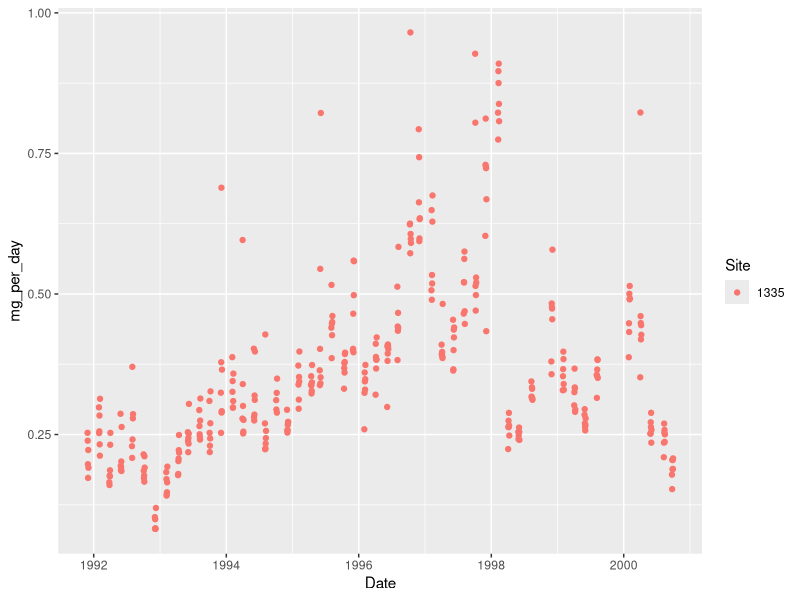
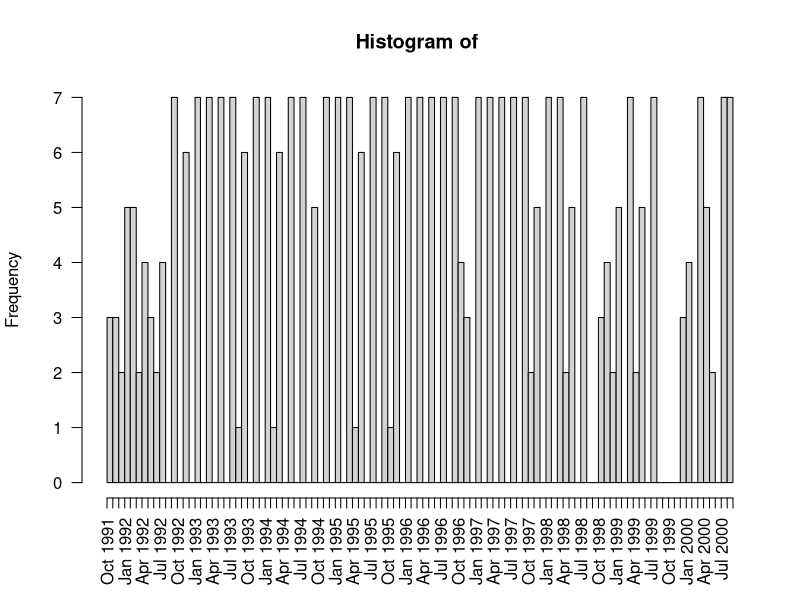
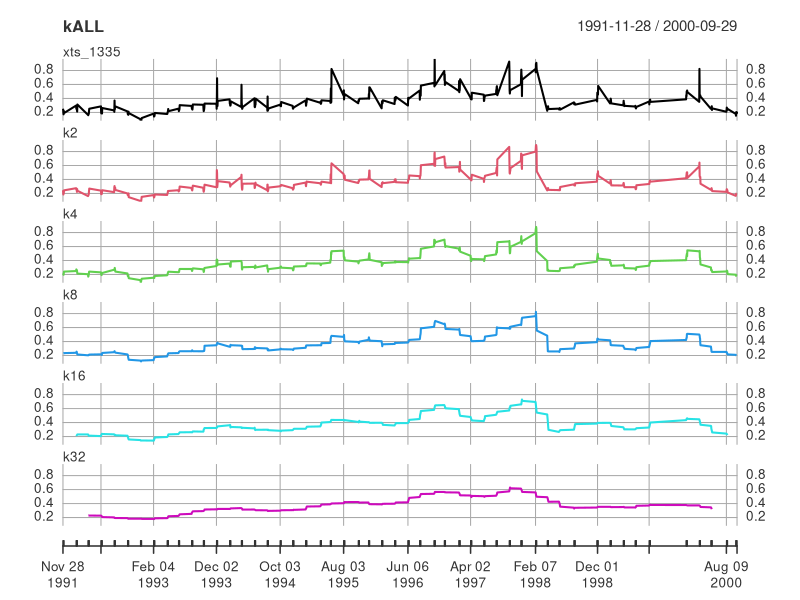
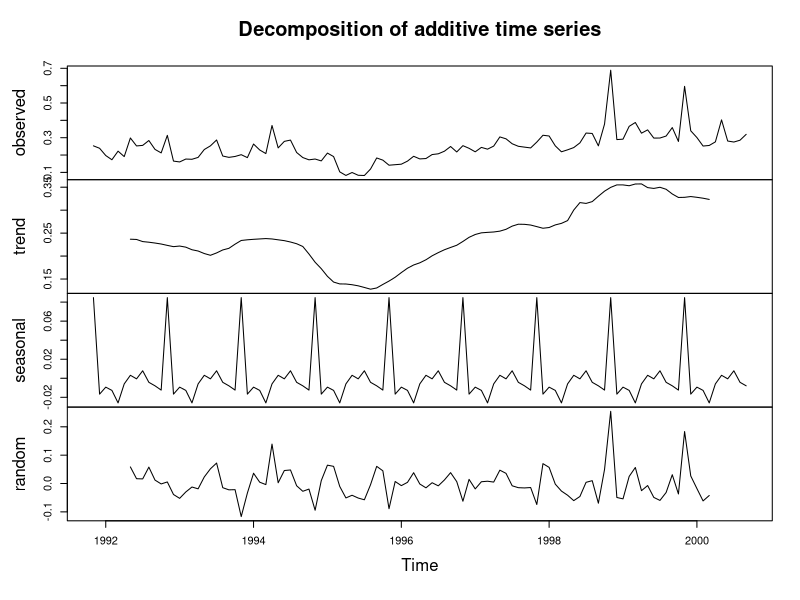
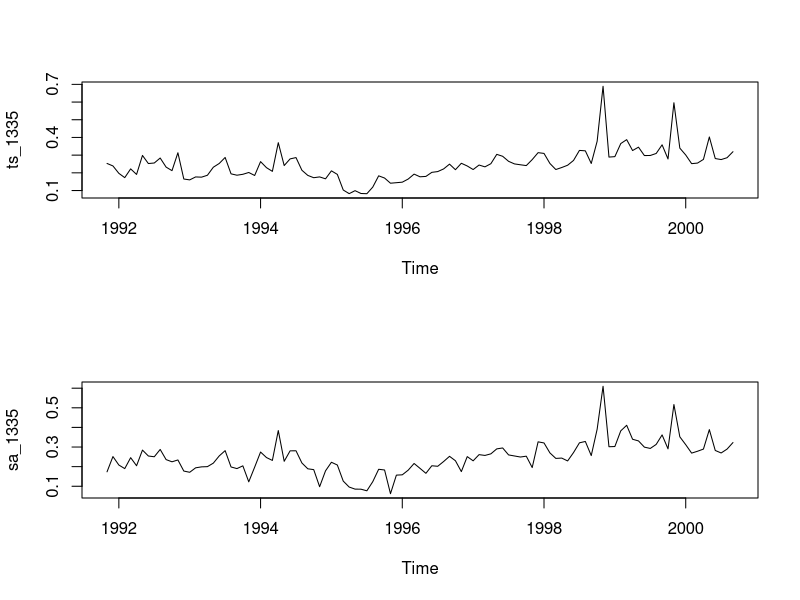
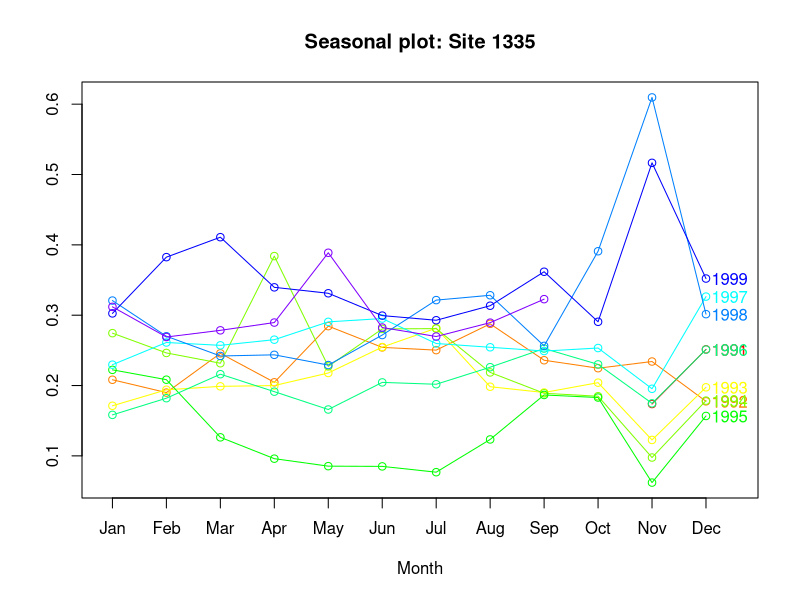
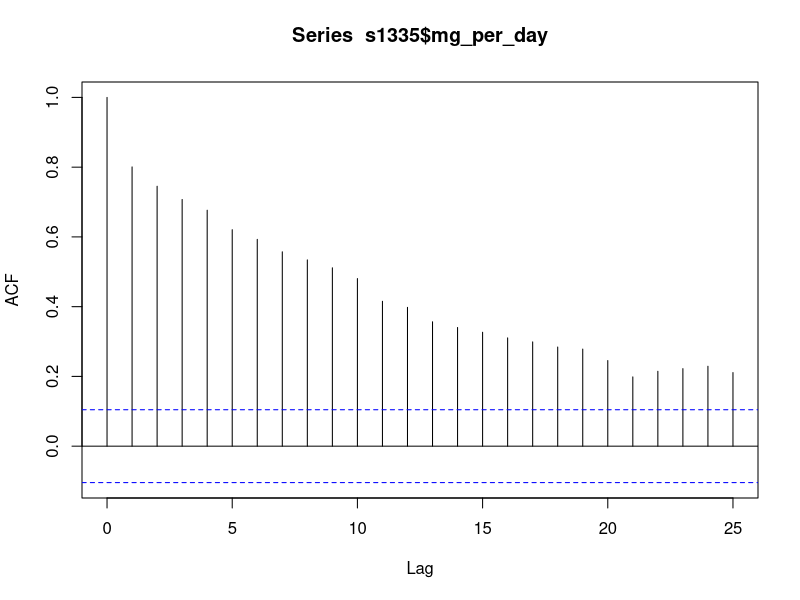
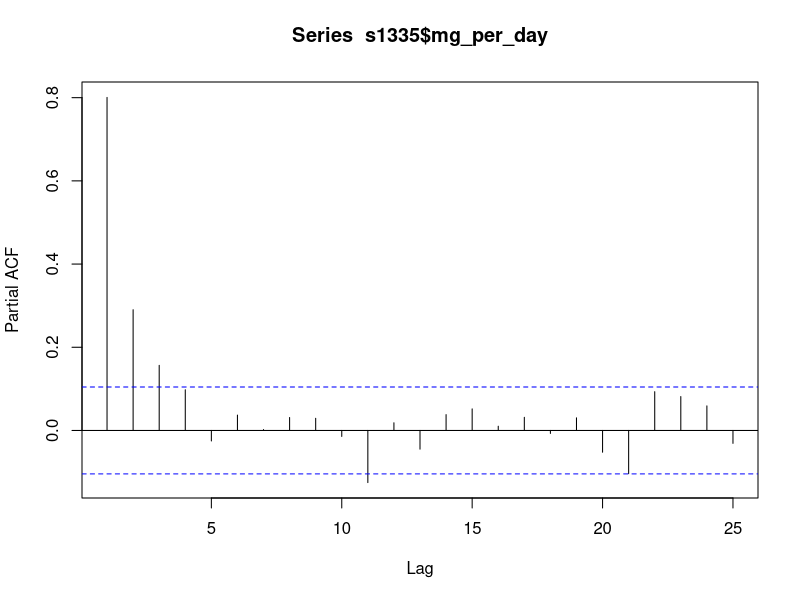

The R script that drew these images, in order:
## ---- chunk 1
knitr::opts_chunk$set(collapse = TRUE, warnings = FALSE)
## ---- chunk 2
library(tidyverse)
library(lubridate) # work with dates
library(readxl) # read excel files

library(zoo)
library(forecast)
## ---- chunk 3
s1335 <- read_excel("Data workshop.xlsx", sheet = 3) %>% 
   rename(Site = 1, Date = 3, mg_per_day = 7) %>% 
   mutate(Site = factor(Site), # change columns to factor
                   Year = as.factor(Year),
                   Month = as.factor(Month)) 
## ---- chunk 4
ggplot(s1335,
        aes(Date, mg_per_day, color = Site)) +
   geom_point()
## ---- chunk 5
s1335 %>% 
   group_by(Year, Month) %>% 
   summarize(count = n()) %>% 
   arrange(-count) # arrange by count column in descending order
## ---- chunk 6
ave_s1335 <- s1335 %>% 
   group_by(Year, Month, Site, Date) %>% 
   summarize(mg_per_day = mean(mg_per_day),
             SD = sd(mg_per_day))
## ---- chunk 7
hist(as.Date(s1335$Date), # change POSIXct to Date object
     breaks = "months", 
     freq = TRUE,
     xlab = "", # remove label so doesn't overlap with date labels,
     format = "%b %Y", # format the date label, mon year
     las = 2)
## ---- chunk 8
ts_1335 <- ts(ave_s1335$mg_per_day, frequency = 12,
                 start = c(1991, 11), end = c(2000, 9))

class(ts_1335) # check the object class
ts_1335 # see the data


## ---- chunk 9
library(zoo)
z_1335 <- zoo(s1335$mg_per_day, order.by = s1335$Date)

head(z_1335)
## ---- chunk 10
library(xts)
xts_1335 <- as.xts(x = ave_s1335$mg_per_day, order.by = ave_s1335$Date)

k2 <- rollmean(xts_1335, k = 2)
k4 <- rollmean(xts_1335, k = 4)
k8 <- rollmean(xts_1335, k = 8)
k16 <- rollmean(xts_1335, k = 16)
k32 <- rollmean(xts_1335, k = 32)

kALL <- merge.xts(xts_1335, k2, k4, k8, k16, k32)
head(kALL)

plot.xts(kALL, multi.panel = TRUE)
## ---- chunk 11
decomp_1335 <- decompose(ts_1335, type = "additive") # additive is the default
plot(decomp_1335)
## ---- chunk 12
stl_1335 <- stl(ts_1335, s.window = "periodic") # deompose into seasonal, trend, and irregular components
head(stl_1335$time.series)
## ---- chunk 13
sa_1335 <- seasadj(stl_1335) # seasonally adjusted data

par(mfrow = c(2,1))
plot(ts_1335) #, type = "1")
plot(sa_1335)
## ---- chunk 14
par(mfrow = c(1,1))
seasonplot(sa_1335, 12, col=rainbow(12), year.labels=TRUE, main="Seasonal plot: Site 1335")
## ---- chunk 15
library(tseries)
adf.test(ts_1335) # p-value < 0.05 indicates the TS is stationary
kpss.test(ts_1335)
## ---- chunk 16
nsdiffs(ts_1335)
## ---- chunk 17
acf(s1335$mg_per_day)
## ---- chunk 18
pacf(s1335$mg_per_day)
## ---- chunk 19
Box.test(ts_1335)
## ---- chunk 20
ar_1335 <- ar(ts_1335, method = "mle")

mean(ts_1335)

ar_1335$order
ar_1335$ar
acf(ar_1335$res[-(1:ar_1335$order)], lag = 50) 
## ---- chunk 21
chem <- window(ts_1335, start = 1991)
head(chem)

chem.lm <- lm(chem ~ time(chem))
coef(chem.lm)

confint(chem.lm)
acf(resid(chem.lm))
## ---- chunk 22
library(nlme)
chem.gls <- gls(chem ~ time(chem), cor = corAR1(0.7))
coef(chem.gls)
confint(chem.gls)
acf(resid(chem.gls))
## ---- chunk 23
Seas <- cycle(chem)
Time <- time(chem)
chem.lm <- lm(chem ~ 0 + Time + factor(Seas))
coef(chem.lm)
acf(resid(chem.lm))
## ---- chunk 24
par(mfrow = c(2,1))
plot(ts_1335)
plot(diff(ts_1335))
## ---- chunk 25
AIC (arima(ts_1335, order = c(1,1,0),
seas = list(order = c(1,0,0), 12)))

chem.arima <-  (arima(ts_1335, order = c(0,1,1),
seas = list(order = c(0,0,1), 12)))

acf(resid(chem.arima), lag = 50)
